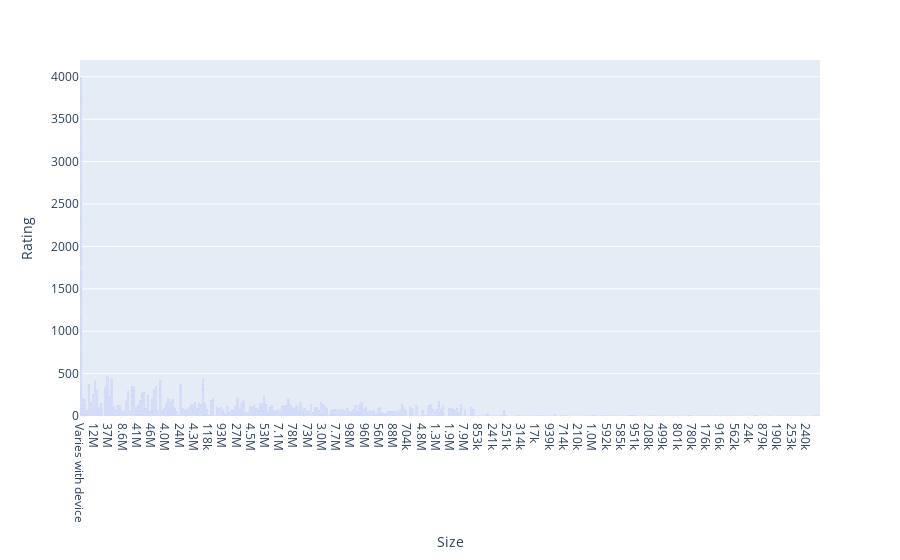

The code cell stored with this chart in its notebook:
### Code cell
# Plot size vs Rating
px.bar(large_category, x='Size', y='Rating')

### Figure 1 — Plotly figure (JSON) as saved in the notebook; plotly's stock layout.template omitted (floating-point values rounded to 4 significant figures; data arrays with more than 128 entries replaced by an {"elided": "..."} marker saying what was removed)
{"data": [{"alignmentgroup": "True", "hovertemplate": "Size=%{x}<br>Rating=%{y}<extra></extra>", "legendgroup": "", "marker": {"color": "#636efa", "pattern": {"shape": ""}}, "name": "", "offsetgroup": "", "orientation": "v", "showlegend": false, "textposition": "auto", "type": "bar", "x": {"elided": "6523 str values"}, "xaxis": "x", "y": {"elided": "6523 float values"}, "yaxis": "y"}], "layout": {"barmode": "relative", "legend": {"tracegroupgap": 0}, "margin": {"t": 60}, "xaxis": {"anchor": "y", "domain": [0, 1], "title": {"text": "Size"}}, "yaxis": {"anchor": "x", "domain": [0, 1], "title": {"text": "Rating"}}}}
